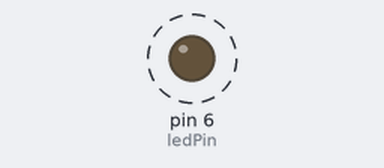
The sketch below on a simulated Arduino Uno, built with avr-gcc and run on an emulated ATmega328P. Shown: output pins drawn as LEDs (lit = HIGH). Dashed ring = blinking.

Above: at 0.2 s.
Timing chart, 0 to 3.0 s (numbered marks = the images above):
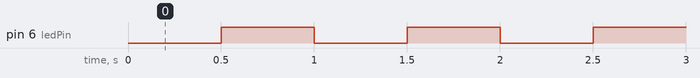

Measured:
- by itself, pin 6 (ledPin): alternates HIGH for 0.50 s and LOW for 0.50 s

The sketch:

sendv2.ino
```cpp
/*
  Example for different sending methods

  http://code.google.com/p/rc-switch/

  Need help? http://forum.ardumote.com
*/

#include <RCSwitch.h>

RCSwitch mySwitch = RCSwitch();
int ledPin = 6;
int buttonPin = 5;
int val = 0;
void setup() {

  Serial.begin(9600);
  pinMode(ledPin, OUTPUT);
  pinMode(buttonPin, INPUT);
  // Transmitter is connected to Arduino Pin #10
  mySwitch.enableTransmit(10);

  // Optional set pulse length.
  mySwitch.setPulseLength(320);

  // Optional set protocol (default is 1, will work for most outlets)
  mySwitch.setProtocol(1);

  // Optional set number of transmission repetitions.
   mySwitch.setRepeatTransmit(15);

}

void loop() {

  /* See Example: TypeA_WithDIPSwitches */
 /* mySwitch.switchOn("11111", "00010");
  delay(1000);
  mySwitch.switchOn("11111", "00010");
  delay(1000);*/

  /* Same switch as above, but using decimal code */
 /* mySwitch.send(803701, 24);
  delay(1000);
  mySwitch.send(5396, 24);
  delay(1000);  */

  /* Same switch as above, but using binary code */
  //mySwitch.send(803701, 24);
  //mySwitch.send("000011000100001101110101");
  // delay(1000);
  //mySwitch.send("000000000001010100010100");


  delay(500);
  digitalWrite(ledPin,HIGH);
  delay(500);
  digitalWrite(ledPin,LOW);
 // val = digitalRead(buttonPin);   // read the input pin
  //digitalWrite(ledPin, val);


  /* Same switch as above, but tri-state code */
 /* mySwitch.sendTriState("00000FFF0F0F");
  delay(1000);
  mySwitch.sendTriState("00000FFF0FF0");
  delay(1000);*/

 // delay(20000);
}
```
